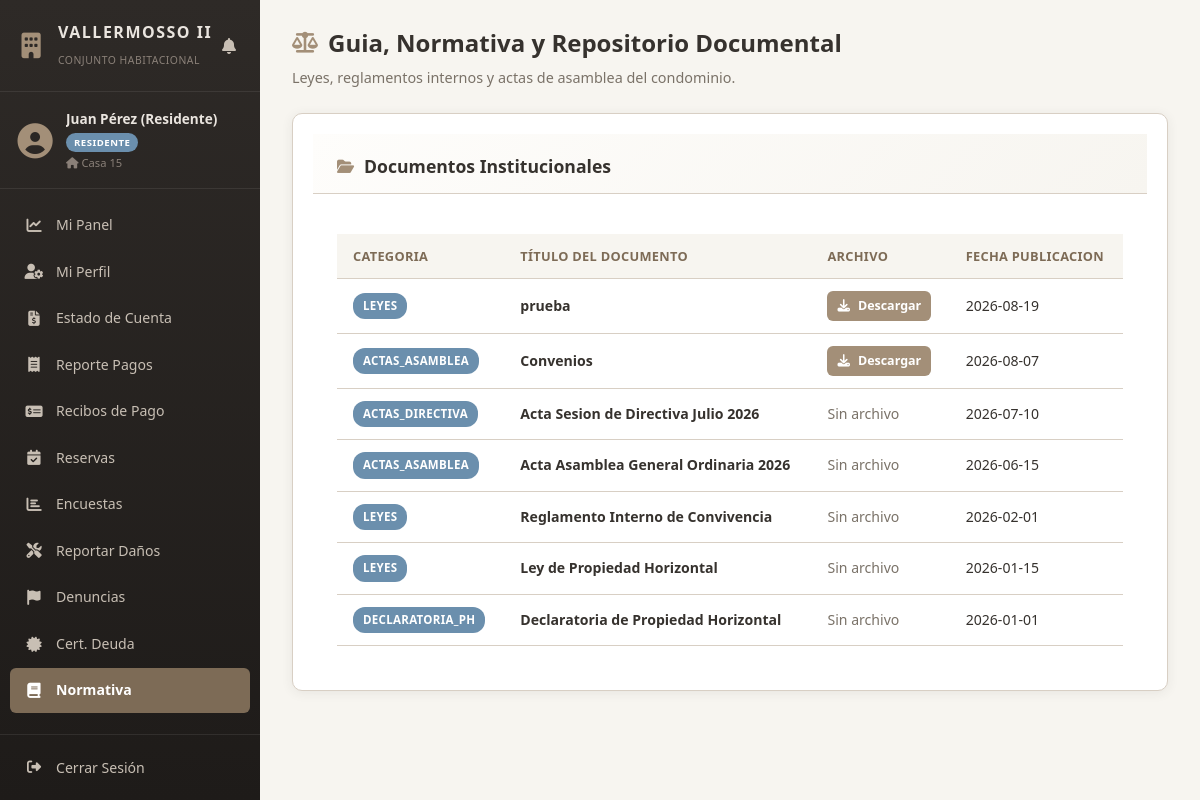
The app's page /deploy/views/residente/normativa.php (signed in) with its own data.
### tables this page shows
CREATE TABLE `documentos_directiva` (
  `id_documento` int(11) NOT NULL AUTO_INCREMENT,
  `titulo` varchar(150) NOT NULL,
  `categoria` enum('LEYES','ACTAS_ASAMBLEA','ACTAS_DIRECTIVA','DECLARATORIA_PH') NOT NULL,
  `archivo_url` varchar(255) NOT NULL,
  `fecha_publicacion` date NOT NULL,
  PRIMARY KEY (`id_documento`)
);

### deploy/config/db.php (called while the page is built, shortened)
<?php
class Database {
    private static $host = 'sql306.infinityfree.com';
    private static $db_name = 'if0_42707973_vallermosso2_db';
    private static $username = 'if0_42707973';
    private static $password = 'gFl5DZC8KMgO';
    private static $conn = null;
    public static function obtenerConexion() {
        if (self::$conn === null) {
            try {
                self::$conn = new PDO(
                    "mysql:host=" . self::$host . ";dbname=" . self::$db_name . ";charset=utf8mb4",
                    self::$username,
                    self::$password,
                    [
                        PDO::ATTR_ERRMODE => PDO::ERRMODE_EXCEPTION,
                        PDO::ATTR_DEFAULT_FETCH_MODE => PDO::FETCH_ASSOC
                    ]
                );
            } catch (PDOException $e) {
                die("Error de conexion a la base de datos: " . $e->getMessage());
            }
        }
        return self::$conn;
    }
    public static function connect() {
        return self::obtenerConexion();
    }
}

### deploy/models/Directiva.php (called while the page is built, shortened)
<?php
require_once __DIR__ . '/../config/db.php';
class Directiva {
    private $db;
    public function __construct() {
        $this->db = Database::connect();
    }
    public function obtenerDocumentos() {
        $stmt = $this->db->query("SELECT * FROM documentos_directiva ORDER BY fecha_publicacion DESC");
        return $stmt->fetchAll();
    }
}
?>

### deploy/config/auth_middleware.php (called while the page is built, shortened)
<?php
function calcularRaizProyecto() {
    $base = rtrim(str_replace('\\', '/', dirname($_SERVER['SCRIPT_NAME'])), '/');
    if (strpos($base, '/controllers') !== false) {
        $root = dirname($base);
    } elseif (preg_match('#/views/(administrador|directiva|residente|auth)$#', $base)) {
        $root = dirname(dirname($base));
    } else {
        $root = $base;
    }
    $root = rtrim(str_replace('\\', '/', $root), '/');
    return ($root === '.' || $root === '/') ? '' : $root;
}

### deploy/views/residente/normativa.php (the view, shortened to what this page needs)
<?php
require_once __DIR__ . '/../../config/auth_middleware.php';
require_once __DIR__ . '/../../models/Directiva.php';
$directivaModel = new Directiva();
$documentos = $directivaModel->obtenerDocumentos();
?>
<!DOCTYPE html>
<html lang="es">
<head>
    <link rel="stylesheet" href="../../public/css/style.css">
    <link rel="stylesheet" href="https://cdnjs.cloudflare.com/ajax/libs/font-awesome/6.4.0/css/all.min.css">
</head>
<body>
<div class="app-layout">
    <?php include_once __DIR__ . '/../sidebar.php'; ?>
    <main class="main-content">
        <header class="content-header">
            <h1><i class="fa-solid fa-scale-balanced"></i> Guia, Normativa y Repositorio Documental</h1>
            <p class="subtitle">Leyes, reglamentos internos y actas de asamblea del condominio.</p>
        </header>
        <section class="card">
            <div class="card-header">
                <h2><i class="fa-solid fa-folder-open"></i> Documentos Institucionales</h2>
            </div>
            <div class="card-body">
                <div class="table-responsive">
                    <table class="table">
                        <thead>
                            <tr>
                                <th>Categoria</th>
                                <th>Título del Documento</th>
                                <th>Archivo</th>
                                <th>Fecha Publicacion</th>
                            </tr>
                        </thead>
                        <tbody>
                            <?php if (empty($documentos)): ?>
                                <tr>
                                    <td colspan="3" class="text-center">No hay documentos publicados aun.</td>
                                </tr>
                            <?php else: ?>
                                <?php foreach ($documentos as $d): ?>
                                    <tr>
                                        <td><span class="badge badge-info"><?= htmlspecialchars($d['categoria'] ?? $d['tipo'] ?? 'Documento') ?></span></td>
                                        <td><strong><?= htmlspecialchars($d['titulo']) ?></strong></td>
                                        <td>
                                            <?php $urlDoc = trim((string)($d['archivo_url'] ?? '')); ?>
                                            <?php if ($urlDoc !== '' && $urlDoc !== '#'): ?>
                                                <a href="<?= calcularRaizProyecto() ?>/<?= htmlspecialchars($urlDoc) ?>" target="_blank" class="btn btn-sm btn-primary">
                                                    <i class="fa-solid fa-download"></i> Descargar
                                                </a>
                                            <?php else: ?>
                                                <span style="color: var(--text-muted);">Sin archivo</span>
                                            <?php endif; ?>
                                        </td>
                                        <td><?= htmlspecialchars($d['fecha_publicacion'] ?? date('Y-m-d')) ?></td>
                                    </tr>
                                <?php endforeach; ?>
                            <?php endif; ?>
                        </tbody>
                    </table>
                </div>
            </div>
        </section>
    </main>
</div>
</body>
</html>

### deploy/public/css/style.css (style rules this page uses)
:root { --bg-main: #F7F5F0; --bg-card: #FFFFFF; --primary: #A38F78; --primary-dark: #7D6B56; --secondary: #D8CFC4; --accent: #6E7E65; --danger: #B86B61; --text-main: #36322E; --text-muted: #7A7268; --sidebar-bg: #2E2A27; --sidebar-hover: #3E3732; --sidebar-active: #4A3F38; --sidebar-text: #C8BFB4; --sidebar-text-active: #FFFFFF; --sidebar-width: 260px; --sidebar-collapsed-width: 70px; --shadow: 0 2px 12px rgba(54, 50, 46, 0.08); --shadow-lg: 0 8px 24px rgba(54, 50, 46, 0.12); --radius: 10px; --radius-sm: 6px; --transition: all 0.3s cubic-bezier(0.4, 0, 0.2, 1); }
* { box-sizing: border-box; margin: 0; padding: 0; font-family: 'Segoe UI', Tahoma, Geneva, Verdana, sans-serif; }
body { background-color: var(--bg-main); color: var(--text-main); line-height: 1.6; overflow-x: hidden; }
.app-layout { display: flex; min-height: 100vh; }
.main-content { flex: 1; margin-left: var(--sidebar-width); padding: 30px; transition: var(--transition); min-height: 100vh; }
.content-header { margin-bottom: 28px; }
.content-header h1 { font-size: 1.5rem; font-weight: 700; color: var(--primary-dark); margin-bottom: 4px; display: flex; align-items: center; gap: 10px; }
.content-header h1 i { color: var(--primary); font-size: 1.3rem; }
.content-header .subtitle { color: var(--text-muted); font-size: 0.9rem; }
.card { background: var(--bg-card); border: 1px solid var(--secondary); border-radius: var(--radius); box-shadow: var(--shadow); overflow: hidden; margin-bottom: 24px; }
.card-header { padding: 18px 24px; border-bottom: 1px solid var(--secondary); background: linear-gradient(135deg, #FEFDFB 0%, #F7F5F0 100%); }
.card-header h2 { font-size: 1.05rem; font-weight: 700; color: var(--primary-dark); display: flex; align-items: center; gap: 10px; margin: 0; }
.card-header h2 i { color: var(--primary); font-size: 0.95rem; }
.card-body { padding: 24px; }
.btn { display: inline-flex; align-items: center; gap: 8px; padding: 10px 20px; font-size: 0.9rem; font-weight: 600; border: none; border-radius: var(--radius-sm); cursor: pointer; text-decoration: none; text-align: center; transition: var(--transition); white-space: nowrap; }
.btn-primary { background-color: var(--primary); color: #FFFFFF; }
.btn-sm { padding: 6px 12px; font-size: 0.8rem; }
.table-responsive { overflow-x: auto; -webkit-overflow-scrolling: touch; }
.table { width: 100%; border-collapse: collapse; }
.table th, .table td { padding: 12px 16px; text-align: left; border-bottom: 1px solid var(--secondary); font-size: 0.88rem; }
.table th { background-color: var(--bg-main); color: var(--primary-dark); font-weight: 700; font-size: 0.8rem; text-transform: uppercase; letter-spacing: 0.3px; white-space: nowrap; }
.badge { display: inline-block; padding: 4px 10px; border-radius: 12px; font-size: 0.72rem; font-weight: 700; text-transform: uppercase; letter-spacing: 0.3px; white-space: nowrap; }
.badge-info { background: #E3EFF7; color: #3D6B8A; }

### records on screen
documentos_directiva: categoria "LEYES", titulo "prueba", fecha_publicacion "2026-08-19"
documentos_directiva: categoria "ACTAS_ASAMBLEA", titulo "Convenios", fecha_publicacion "2026-08-07"
documentos_directiva: categoria "ACTAS_DIRECTIVA", titulo "Acta Sesion de Directiva Julio 2026", archivo_url "Sin archivo", fecha_publicacion "2026-07-10"
documentos_directiva: categoria "ACTAS_ASAMBLEA", titulo "Acta Asamblea General Ordinaria 2026", archivo_url "Sin archivo", fecha_publicacion "2026-06-15"
documentos_directiva: categoria "LEYES", titulo "Reglamento Interno de Convivencia", archivo_url "Sin archivo", fecha_publicacion "2026-02-01"
documentos_directiva: categoria "LEYES", titulo "Ley de Propiedad Horizontal", archivo_url "Sin archivo", fecha_publicacion "2026-01-15"
documentos_directiva: categoria "DECLARATORIA_PH", titulo "Declaratoria de Propiedad Horizontal", archivo_url "Sin archivo", fecha_publicacion "2026-01-01"

### other values on screen
$nombre "Juan Pérez (Residente)"
$rol "RESIDENTE"
$vivienda "Casa 15"
$item['label'] "Mi Panel"
$item['label'] "Mi Perfil"
$item['label'] "Estado de Cuenta"
$item['label'] "Reporte Pagos"
$item['label'] "Recibos de Pago"
$item['label'] "Reservas"
$item['label'] "Encuestas"
$item['label'] "Reportar Daños"
$item['label'] "Denuncias"
$item['label'] "Cert. Deuda"
$item['label'] "Normativa"
